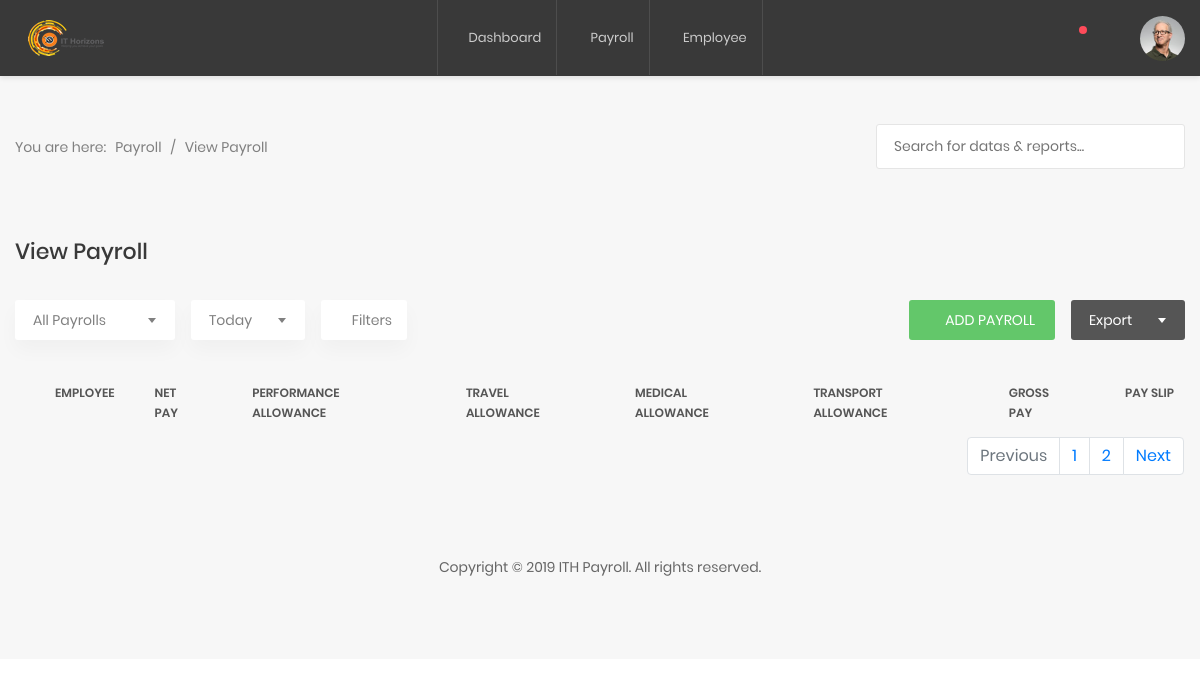
The app's page /payroll (signed in), older data.
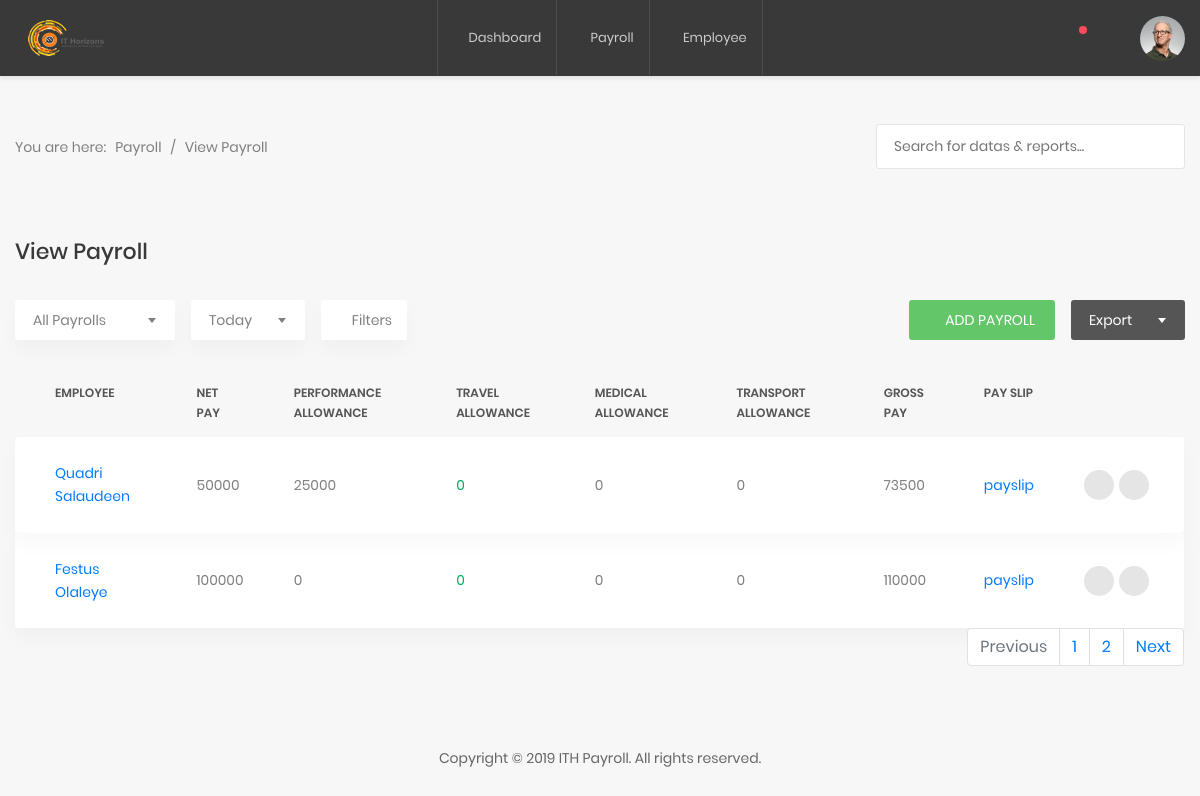
The same page, newer data.
### salary/models.py (models this page shows, shortened)
class Salary(models.Model):
    employee = models.ForeignKey(Employee, related_name='salaries', on_delete=models.CASCADE)
    net_pay = models.IntegerField()
    total_working_days = models.IntegerField()
    travel_allowance = models.IntegerField(null=True, blank=True, default=0)
    leave_allowance = models.IntegerField(null=True, blank=True, default=0)
    performance_allowance = models.IntegerField(null=True, blank=True, default=0)
    transport_allowance = models.IntegerField(null=True, blank=True, default=0)
    medical_allowance = models.IntegerField(null=True, blank=True, default=0)
    tax_deduction = models.IntegerField(null=True, blank=True, default=0)
    other_deductions = models.IntegerField(null=True, blank=True, default=0)
    gross_pay = models.IntegerField(null=True, blank=True, default=0)
    date_created = models.DateTimeField(auto_now=False, auto_now_add=True)
    updated = models.DateTimeField(auto_now=True)
    class Meta:
        verbose_name_plural = 'salaries'

### employees/models.py (models this page shows, shortened)
class Employee(models.Model):
    deps = (
    ('Applications', 'Applications'), ('Network & Security','Network & Security'),
    ('Solutions', 'Solutions'),('Human Resource', 'Human Resource'),
     ('Sales', 'Sales'), ('Finance', 'Finance'), ('Infrastructure', 'Infrastructure'),
    ('Projects', 'Projects'), ('Research & Development', 'Research & Development')
    )
    first_name = models.CharField(max_length=100)
    last_name = models.CharField(max_length=100)
    department = models.CharField(max_length=100, choices=deps)
    designation = models.CharField(max_length=100)
    phone_number = models.CharField(max_length=100)
    bank_name = models.CharField(max_length=100, null=True)
    account_number = models.IntegerField(null = True)
    account_type = models.CharField(max_length=100, null=True)

### salary/views.py (the view)
# urls.py: path('payroll', salary_view, name="salary"),
@login_required
def salary_view(request):
    all_salary = Salary.objects.all()
    context = {
        'salary': all_salary,
    }
    return render(request, 'payroll/payroll_index.html', context)

### templates/payroll/payroll_index.html (shortened to what the changed rows need)
{% extends 'payroll/index.html' %}
{% block content %}
            <section class="p-t-20">
                <div class="container">
                    <div class="row">
                        <div class="col-md-12">
                            <div class="table-responsive table-responsive-data2">
                                <table class="table table-data2">
                                    <thead>
                                        <tr>
                                            <th>Employee</th>
                                            <th>Net Pay</th>
                                            <th>Performance Allowance</th>
                                            <th>Travel Allowance</th>
                                            <th>Medical Allowance</th>
                                            <th>Transport Allowance</th>
                                            <th>Gross Pay</th>
                                            <th>Pay Slip</th>
                                        </tr>
                                    </thead>
                                    <tbody>
                                      {% for s in salary %}
                                        <tr class="tr-shadow">
                                            <td>
                                              <a href="{% url 'employee_detail' s.employee.id %}">
                                                {{ s.employee.first_name }} {{ s.employee.last_name }}
                                              </a>
                                            </td>
                                            <td> {{ s.net_pay }} </td>
                                            <td>{{ s.performance_allowance }}</td>
                                            <td>
                                                <span class="status--process">{{ s.travel_allowance }}</span>
                                            </td>
                                            <td>{{ s.medical_allowance }}</td>
                                            <td>{{ s.travel_allowance }}</td>
                                            <td>{{ s.gross_pay }}</td>
                                            <td><a href="{% url 'payslip' s.id %}">payslip</a></td>
                                            <td>
                                                <div class="table-data-feature">
                                                    <button class="item" data-toggle="tooltip" data-placement="top" title="Edit">
                                                      <a href="{% url 'update_salary' s.id %}">
                                                        <i class="zmdi zmdi-edit"></i>
                                                      </a>
                                                    </button>
                                                    <button class="item" data-toggle="tooltip" data-placement="top" title="Delete">
                                                      <a href="{% url 'delete_salary' s.id %}">
                                                        <i class="zmdi zmdi-delete"></i>
                                                      </a>
                                                    </button>
                                                </div>
                                            </td>
                                        </tr>
                                        {% endfor %}
                                    </tbody>
                                </table>
                            </div>
                        </div>
                    </div>
                </div>
            </section>
            {% endblock %}

Row changes from the older to the newer data that the page shows:
added Salary: employee.first_name "Quadri", employee.last_name "Salaudeen", net_pay "50000", performance_allowance "25000", travel_allowance "0", medical_allowance "0", gross_pay "73500"
added Salary: employee.first_name "Festus", employee.last_name "Olaleye", net_pay "100000", performance_allowance "0", travel_allowance "0", medical_allowance "0", gross_pay "110000"
